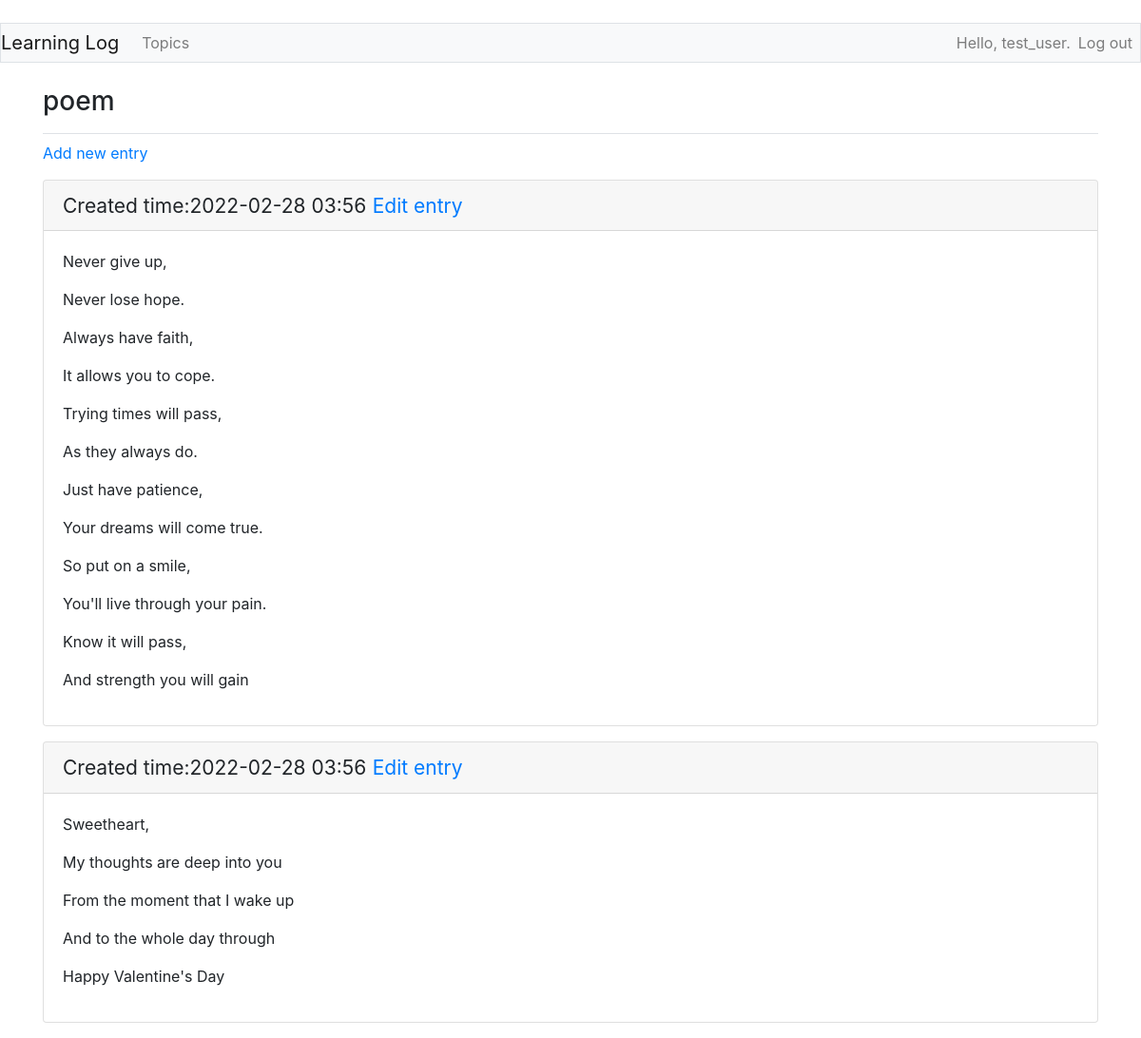
Screenshot of /topics/3/ (signed in) with the database file from the repository.
### learning_logs/models.py (models this page shows, shortened)
class Topic(models.Model):
    text = models.CharField(max_length=200)
    date_added = models.DateTimeField(auto_now_add=True)
    owner = models.ForeignKey(User, on_delete=models.CASCADE)
    def __str__(self):
        return self.text

class Entry(models.Model):
    topic = models.ForeignKey(Topic, on_delete=models.CASCADE)
    text = models.TextField()
    class Meta:
        verbose_name_plural = 'entries'

### learning_logs/views.py (the view)
# urls.py: re_path('topics/(?P<topic_id>\d+)/', views.topic, name='topic'),
@login_required
def topic(request, topic_id):
    topic = Topic.objects.get(id=topic_id)
    if topic.owner != request.user:
        raise Http404
    entries = topic.entry_set.order_by('topic__date_added')
    context = {'topic': topic, 'entries': entries}
    return render(request, 'learning_logs/topic.html', locals())

### learning_logs/templates/learning_logs/topic.html (shortened to what this page needs)
﻿<!DOCTYPE html>
<html lang="en">
<head>
    <link href="https://cdn.bootcdn.net/ajax/libs/twitter-bootstrap/4.6.1/css/bootstrap.min.css" rel="stylesheet">
</head>
<body>
    {% extends "learning_logs/base.html" %}
    {% block page_header %}
        <h3>{{topic}}</h3>
    {% endblock page_header %}
    {% block content %}
    <p>
        <a href="{% url 'learning_logs:new_entry' topic.id %}">Add new entry</a>
    </p>
    {% for entry in entries %}
        <div class="card mb-3">
            <h4 class="card-header">
                <small>Created time:{{ topic.date_added|date:'Y-m-d H:i' }}</small>
                <small><a href="{% url 'learning_logs:edit_entry' entry.id %}">Edit entry</a></small>
            </h4>
            <div class="card-body">{{entry.text|linebreaks}}</div>
        </div>
    {% empty %}
    <p>There are no entries for this topic yet.</p>
    {% endfor %}
    {% endblock content %}

### learning_logs/templates/learning_logs/base.html (shortened to what this page needs)
﻿<!DOCTYPE html>
<html lang="en">
<head>
    <link href="https://cdn.bootcdn.net/ajax/libs/twitter-bootstrap/4.6.1/css/bootstrap.min.css" rel="stylesheet">
</head>
<body>
<nav class="nav navbar-expand-md navbar-light bg-light mb-4 border">
    <a class="navbar-brand" href="{% url 'learning_logs:index' %}">Learning Log</a>
    <div class="collapse navbar-collapse" id="navbarCollapse">
        <ul class="navbar-nav mr-auto">
            <li class="nav-item">
                <a class="nav-link" href="{% url 'learning_logs:topics' %}">Topics</a>
            </li>
        </ul>
        <ul class="navbar-nav ml-auto">
            {% if user.is_authenticated %}
                <li class="nav-item">
                    <span class="navbar-text">Hello, {{ user.username }}.</span>
                </li>
                <li class="nav-item">
                    <a class="nav-link" href="{% url 'users:logout' %}">Log out</a>
                </li>
            {% endif %}
        </ul>
    </div>
</nav>
<main role="main" class="container">
    <div class="pb-2 mb-2 border-bottom">
        {% block page_header %}{% endblock page_header %}
    </div>
    <div>
        {% block content %}{% endblock content %}
    </div>
</main>
</body>
</html>

### rows the page displays
Topic: text "poem", date_added "2022-02-28 03:56"
Entry: text "Never give up, Never lose hope. Always have faith, It allows you to cope. Trying times will pass, As they always do. Just have patience, Your dreams will come true. So put on a smile, You'll live through your pain. Know it will pass, And strength you will gain"
Entry: text "Sweetheart, My thoughts are deep into you From the moment that I wake up And to the whole day through Happy Valentine's Day"

### other values shown
{{ user.username }} "test_user"
